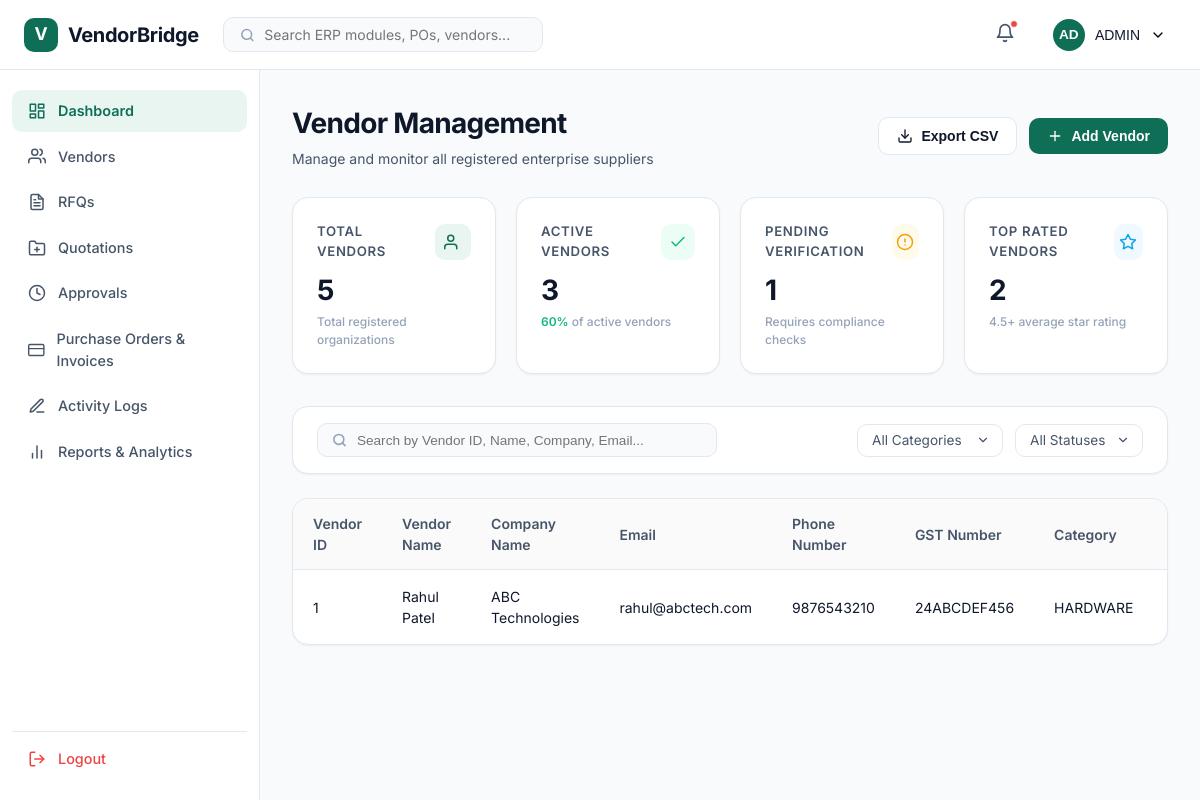
/vendors/ (signed in), run on the app's committed database.
### apps/accounts/models.py (models this page shows, shortened)
class User(AbstractUser):
    username = None
    email = models.EmailField(unique=True)
    role = models.CharField(
        max_length=30,
        choices=UserRole.choices,
        default=UserRole.ADMIN
    )
    status = models.CharField(
        max_length=20,
        choices=UserStatus.choices,
        default=UserStatus.ACTIVE
    )
    USERNAME_FIELD = "email"
    REQUIRED_FIELDS = []
    objects = UserManager()

### apps/vendors/models.py (models this page shows, shortened)
class Vendor(BaseModel):
    user = models.OneToOneField(
        settings.AUTH_USER_MODEL,
        on_delete=models.CASCADE,
        related_name="vendor_profile",
        null=True,
        blank=True
    )
    vendor_name = models.CharField(max_length=255)
    contact_person = models.CharField(
        max_length=255
    )
    email = models.EmailField(
        unique=True
    )
    phone_number = models.CharField(
        max_length=20
    )
    gst_number = models.CharField(
        max_length=50,
        unique=True
    )
    address = models.TextField()
    category = models.CharField(
        max_length=50,
        choices=VendorCategory.choices
    )
    status = models.CharField(
        max_length=20,
        choices=VendorStatus.choices,
        default=VendorStatus.ACTIVE
    )

### apps/vendors/views.py (the view)
@login_required
def vendor_list(request):
    vendors = Vendor.objects.all().order_by("-created_at")
    return render(
        request,
        "vendors/vendor_list.html",
        {
            "vendors": vendors,
            "role": request.user.role,
        }
    )

### templates/vendors/vendor_list.html (shortened to what this page needs)
{% extends 'base/base.html' %}
{% load static %}
{% block css %}
<link rel="stylesheet" href="{% static 'css/vendors.css' %}">
{% endblock %}
{% block content %}
  <div class="layout-container">
    {% include 'base/navbar.html' %}
    <div class="layout-body">
      {% include 'base/sidebar.html' %}
      <main class="main-content">
        <div class="content-header">
          <div>
            <h1>Vendor Management</h1>
            <p>Manage and monitor all registered enterprise suppliers</p>
          </div>
          <div class="header-actions">
            <button class="btn btn-secondary" id="exportVendorsBtn">
              <span>Export CSV</span>
            </button>
            <button class="btn btn-primary" id="addVendorBtn">
              <svg xmlns="http://www.w3.org/2000/svg" width="16" height="16" viewBox="0 0 24 24" fill="none" stroke="currentColor" stroke-width="2" stroke-linecap="round" stroke-linejoin="round"><line x1="12" y1="5" x2="12" y2="19"></line><line x1="5" y1="12" x2="19" y2="12"></line></svg>
              <span>Add Vendor</span>
            </button>
          </div>
        </div>
        <div class="stats-grid">
          <div class="stat-card">
            <div class="stat-header">
              <span class="stat-title">Total Vendors</span>
              <div class="stat-icon">
                <svg xmlns="http://www.w3.org/2000/svg" width="18" height="18" viewBox="0 0 24 24" fill="none" stroke="currentColor" stroke-width="2" stroke-linecap="round" stroke-linejoin="round"><path d="M17 21v-2a4 4 0 0 0-4-4H5a4 4 0 0 0-4 4v2"></path><circle cx="9" cy="7" r="4"></circle></svg>
              </div>
            </div>
            <span class="stat-value" id="statTotal">5</span>
            <div class="stat-trend">Total registered organizations</div>
          </div>
          <div class="stat-card">
            <div class="stat-header">
              <span class="stat-title">Active Vendors</span>
              <div class="stat-icon">
                <svg xmlns="http://www.w3.org/2000/svg" width="18" height="18" viewBox="0 0 24 24" fill="none" stroke="currentColor" stroke-width="2" stroke-linecap="round" stroke-linejoin="round"><polyline points="20 6 9 17 4 12"></polyline></svg>
              </div>
            </div>
            <span class="stat-value" id="statActive">3</span>
            <div class="stat-trend"><strong>60%</strong> of active vendors</div>
          </div>
          <div class="stat-card">
            <div class="stat-header">
              <span class="stat-title">Pending Verification</span>
              <div class="stat-icon">
                <svg xmlns="http://www.w3.org/2000/svg" width="18" height="18" viewBox="0 0 24 24" fill="none" stroke="currentColor" stroke-width="2" stroke-linecap="round" stroke-linejoin="round"><circle cx="12" cy="12" r="10"></circle><line x1="12" y1="8" x2="12" y2="12"></line><line x1="12" y1="16" x2="12.01" y2="16"></line></svg>
              </div>
            </div>
            <span class="stat-value" id="statPending">1</span>
            <div class="stat-trend">Requires compliance checks</div>
          </div>
          <div class="stat-card">
            <div class="stat-header">
              <span class="stat-title">Top Rated Vendors</span>
              <div class="stat-icon">
                <svg xmlns="http://www.w3.org/2000/svg" width="18" height="18" viewBox="0 0 24 24" fill="none" stroke="currentColor" stroke-width="2" stroke-linecap="round" stroke-linejoin="round"><polygon points="12 2 15.09 8.26 22 9.27 17 14.14 18.18 21.02 12 17.77 5.82 21.02 7 14.14 2 9.27 8.91 8.26 12 2"></polygon></svg>
              </div>
            </div>
            <span class="stat-value" id="statTopRated">2</span>
            <div class="stat-trend">4.5+ average star rating</div>
          </div>
        </div>
        <div class="filters-bar">
          <div class="search-field">
            <svg xmlns="http://www.w3.org/2000/svg" width="16" height="16" viewBox="0 0 24 24" fill="none" stroke="currentColor" stroke-width="2.5" stroke-linecap="round" stroke-linejoin="round">
              <circle cx="11" cy="11" r="8"></circle>
              <line x1="21" y1="21" x2="16.65" y2="16.65"></line>
            </svg>
            <input type="text" id="searchVendor" placeholder="Search by Vendor ID, Name, Company, Email...">
          </div>
          <div class="filter-controls">
            <select id="filterCategory" class="filter-select">
              <option value="">All Categories</option>
            </select>
            <select id="filterStatus" class="filter-select">
              <option value="">All Statuses</option>
            </select>
          </div>
        </div>
        <div class="table-card">
          <div class="table-wrapper">
            <table class="data-table" id="vendorTable">
              <thead>
                <tr>
                  <th>Vendor ID</th>
                  <th>Vendor Name</th>
                  <th>Company Name</th>
                  <th>Email</th>
                  <th>Phone Number</th>
                  <th>GST Number</th>
                  <th>Category</th>
                  <th>Status</th>
                </tr>
              </thead>
              <tbody id="vendorTableBody">
                {% for vendor in vendors %}
                <tr>
                    <td>{{ vendor.id }}</td>
                    <td>{{ vendor.user.first_name }} {{ vendor.user.last_name }}</td>
                    <td>{{ vendor.vendor_name }}</td>
                    <td>{{ vendor.email }}</td>
                    <td>{{ vendor.phone_number }}</td>
                    <td>{{ vendor.gst_number }}</td>
                    <td>{{ vendor.category }}</td>
                    <td>
                    </td>
                </tr>
                {% empty %}
                <tr>
                    <td colspan="10">
                        No Vendors Found
                    </td>
                </tr>
                {% endfor %}
                </tbody>
            </table>
          </div>
        </div>
      </main>
    </div>
  </div>
  {% endblock %}

### templates/base/navbar.html (shortened to what this page needs)
<header class="navbar">
    <div class="nav-left">
      <div class="logo">
        <div class="logo-icon">V</div>
        <span class="logo-text">VendorBridge</span>
      </div>
      <div class="search-bar">
        <svg xmlns="http://www.w3.org/2000/svg" width="16" height="16" viewBox="0 0 24 24" fill="none" stroke="currentColor" stroke-width="2.5" stroke-linecap="round" stroke-linejoin="round">
          <circle cx="11" cy="11" r="8"></circle>
          <line x1="21" y1="21" x2="16.65" y2="16.65"></line>
        </svg>
        <input type="text" class="search-input" id="searchInput" placeholder="Search ERP modules, POs, vendors...">
      </div>
    </div>
    <div class="nav-right">
      <button class="bell-btn" id="notificationBtn" aria-label="Notifications">
        <svg xmlns="http://www.w3.org/2000/svg" width="20" height="20" viewBox="0 0 24 24" fill="none" stroke="currentColor" stroke-width="2" stroke-linecap="round" stroke-linejoin="round">
          <path d="M18 8A6 6 0 0 0 6 8c0 7-3 9-3 9h18s-3-2-3-9"></path>
          <path d="M13.73 21a2 2 0 0 1-3.46 0"></path>
        </svg>
        <span class="bell-badge" id="notificationBadge"></span>
      </button>
      <button class="profile-trigger" id="profileTrigger">
        <div class="avatar">AD</div>
        <span id="profileName">{{ request.user.first_name }} {{ request.user.last_name }}
          {{ request.user.role }}
        </span>
        <svg xmlns="http://www.w3.org/2000/svg" width="16" height="16" viewBox="0 0 24 24" fill="none" stroke="currentColor" stroke-width="2" stroke-linecap="round" stroke-linejoin="round">
          <polyline points="6 9 12 15 18 9"></polyline>
        </svg>
      </button>
    </div>
  </header>

### data on the page
User: user.role "ADMIN"
Vendor: id "1", user.first_name "Rahul", user.last_name "Patel", vendor_name "ABC Technologies", email "rahul@abctech.com", phone_number "9876543210", gst_number "24ABCDEF456", category "HARDWARE"
